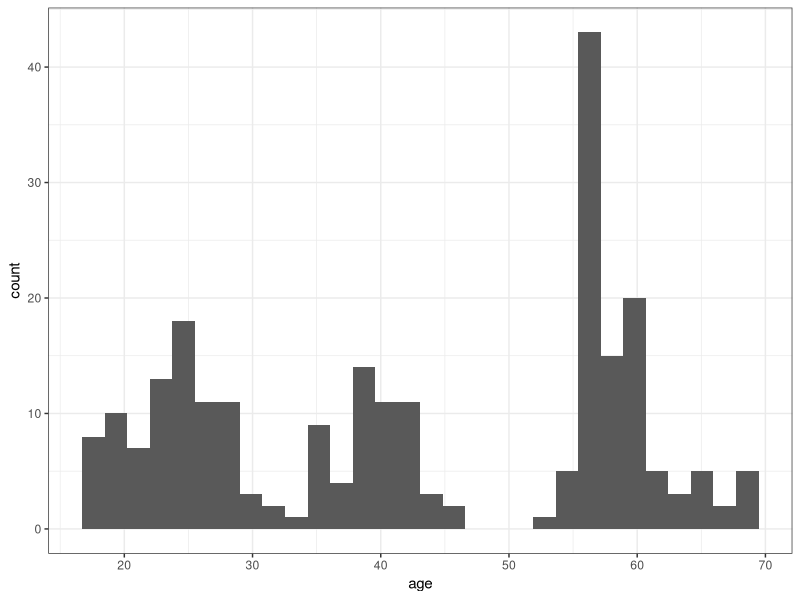

The R source for this figure: (Note: this script raises an error after producing the figure.)
# Data Wrangling

# Author: Junsong Lu
# Version: 2021-11-21

# Libraries

required_pack <- c('drc','WRS2','nlme', 'aomisc', 'rstatix', 'tidyverse')

for(p in required_pack){
  if(!require(p, character.only = TRUE)){
    install.packages(p)
  }else{
    library(p, character.only = TRUE)
  }
} 
# if 'aomisc' cannot be installed, please use the following code:
# library(devtools)
# devtools::install_github("onofriAndreaPG/aomisc")


# Sources
dat <- read_csv("raw.csv")

# Parameters

# ============================================================================

# Code

## scales

dat <- dat %>%
  mutate(across(Item19:Item21, ~ recode(.,
                                        '1' = 7,
                                        '2' = 6,
                                        '3' = 5,
                                        '4' = 4,
                                        '5' = 3,
                                        '6' = 2,
                                        '7' = 1))) %>%
  mutate(FTP = rowMeans(select(., Item12:Item21)),
         minik = rowMeans(select(., Item32:Item51)),
         SES = rowMeans(select(., Item52:Item54))) %>%
  mutate(ID = 1:242) %>%
  rowwise() %>%
  mutate(ss_count = sum(c_across(Item5:Item11) == 1))

## the transformation of subjective time

dat <- dat %>% 
  mutate(across(Item22:Item31, ~ ifelse(. <= 100, .,
                                        (. - 42648)/(87551 - 42648)*100)))

  # time perception was recorded using slider questions and thus required
  # normalization. Scale points range from 42648 to 87551.

## rename variables

names(dat) <- c("gender", "age", 
                "age_phys", "age_psyc",
                paste0("DD", 1:7),
                paste0("FTP", 1:10),
                paste0("ST", 1:10),
                paste0("minik", 1:20),
                paste0("SES", 1:3),
                "health_phys",
                "health_psyc",
                "platform",
                "FTP", "minik", "SES", "ID", "ss_count")


## calculate k values

dat_dd <- dat %>%
  select(ID, DD1:DD7)

k_item <- function(V, A, D){
  k <- (A - V)/(V*D)
  return(k)
} # calculate the k value of each item, which is redundant here.

D <- c(31, 4, 939, 183, 527, 25, 184)
A <- c(3480, 8190, 2311, 4620, 4200, 5160, 2760) # LL
V <- c(840, 2730, 1680, 3570, 3990, 3150, 1260) # SS


k_items7 <- k_item(V, A, D)

k_items7_order <- k_items7[order(k_items7)]

dat_dd_order <- dat_dd %>%
  select(ID, c(order(k_items7) + 1)) %>%
  as_tibble()

### maximum likelihood estimation

nll2 <- function(pars, data) {
  
  k <- pars[1] # the discounting rate
  mu <- pars[2] # a free parameter reflecting the degree of choice variability
  
  prob_SV1 <- vector("numeric", length = 7)
  f <- vector("numeric", length = 7)
  llvalue <- vector("numeric", length = 7)
  
  for (i in 1:7) {
    
    SV1 <- V[i]
    SV2 <- A[i]/(1 + k*D[i])
    
    prob_SV1[i] <- 1/(1 + exp(-(SV1 - SV2)*mu))
    
    if(data[i] == 1){
      f[i] <- prob_SV1[i]
    }else{
      f[i] <- 1 - prob_SV1[i]
    }
    
  }
  
  -sum(log(f))
} # the sample log-likelihood is the sum of individual log-likelihood values


dat_dd_mle <- dat_dd %>%
  pivot_longer(cols = starts_with("DD"),
               names_to = "NO",
               values_to = "choice") %>%
  select(-NO) %>%
  nest(data = choice) # create list columns. Therefore, 
  # observations for each subject are nested in one row.

est_para <- function(data){
  
  data_unlist <- unlist(data) %>% unname()
  
  mle_res <- optim(par = c(k = 0.05, mu = 0.005), 
                   fn = nll2, data = data_unlist,
                   lower = c(0, 0),
                   upper = c(0.8, 1),
                   method = "L-BFGS-B",
                   control = list(parscale = c(k = 0.01, mu = 0.005)))
  
  return(list(k = unname(mle_res$par[1]),
              mu = unname(mle_res$par[2])))
  
}

dat_dd_mle <- dat_dd_mle %>%
  mutate(para = map(data, possibly(est_para, list(k = NA,
                                                  mu = NA)))) %>%
  unnest(para) %>%
  mutate(para_name = rep(c("k", "mu"), times = 242)) %>%
  pivot_wider(names_from = para_name,
              values_from = para) # estimate delay discounting for each participant

dat <- left_join(dat, dat_dd_mle, by = "ID") %>%
  mutate(across(k:mu, unlist)) 


# subjective time estimates


ggplot(dat) +
  geom_histogram(aes(age)) +
  theme_bw() # it seems that age follows a multimodal distribution

dat <- dat %>%
  mutate(age_group = case_when( # so I classified participants into three groups
    age <= 35 ~ 0,
    age > 35 & age <= 50 ~ 1,
    age > 50 ~ 2
  )) %>%
  mutate(age_group = factor(age_group,
                            levels = c(0, 1, 2),
                            labels = c("young",
                                       "middle",
                                       "old")))

dat <- dat %>%
  mutate(across(ST1:ST10, ~ ./19.28291*3, .names = "{.col}_sub"))

OT <- c(3, 6, 9, 12, 15, 21, 24, 30, 36, 60) # objective time

dat_st <- dat %>% # data for estimating time perception parameters
  dplyr::select(ends_with("_sub"), ID) %>%
  pivot_longer(cols = starts_with("ST"),
               names_to = "NO",
               values_to = "sub_time") %>%
  mutate(obj_time = rep(OT, 242)) %>%
  dplyr::select(-NO) %>%
  nest(data = c(obj_time, sub_time))

est_time <- function(data){ # estimate time perception parameters using a 
                            # dose-response model.
  dat <- data %>% as.data.frame()
  
  model <- drm(sub_time ~ obj_time, fct = DRC.powerCurve(),
               type = "continuous",
               robust = "median",
               lowerl = c(0, 0),
               upperl = c(5, 5),
               data = dat)
  
  return(list(alpha = model$parmMat[1], # alpha: the overall level of time contraction
              beta = model$parmMat[2])) # beta: diminishing sensitivity
  
}

dat_st <- dat_st %>%
  mutate(para_list = map(data, est_time)) %>%
  unnest(para_list) %>%
  mutate(para_name = rep(c("alpha", "beta"), times = 242)) %>%
  pivot_wider(names_from = para_name,
              values_from = para_list) %>%
  dplyr::select(-data)

dat <- dat %>%
  left_join(., dat_st, by = "ID") %>%
  mutate(across(alpha:beta, unlist))

boxplot.stats(dat$beta)$out # outlier detection. Values greater than 1.32 might be extreme values.
boxplot.stats(dat$alpha)$out 
sum(dat$alpha == 5) # the number of cases that reached the upper limit for the parameter
                  
dat %>%
  filter(alpha != 5, beta <= 1.323433)

dat_mest <- dat %>% # calculate the M-estimator of subjective time for each group 
  group_by(age_group) %>%
  filter(alpha != 5, beta <= 1.323433) %>%
  summarise(across(ST1_sub:ST10_sub, list(M = mest)))

mest_long <- dat_mest %>%
  pivot_longer(cols = contains("sub_M"),
               names_to = "sub_delay",
               values_to = "value") %>%
  mutate(obj_delay = rep(OT, 3))

F1 <- ggplot(mest_long %>%
               mutate(age_group = factor(age_group,
                                         levels = c("young",
                                                    "middle",
                                                    "old"))), 
             aes(x = obj_delay, y = value, fill = age_group)) +
  geom_line() + 
  geom_point(size = 2.75, shape = 21) +
  theme_bw() +
  labs(x = "Calendar Time (Month)", 
       y = "Subjective Time (Month)", 
       fill = "Age Group") +
  ylim(0, 16) +
  scale_fill_manual(values = c("#BDD8DA", "#FF9900", "#AD235E")) +
  theme(axis.title.x = element_text(size = 10, face = "bold"),
        axis.title.y = element_text(size = 10, face = "bold"),
        legend.title = element_text(size = 9, face = "bold"),
        legend.text = element_text(size = 8.5))

obj_to_sub <- function(obj_delay, age_group){
  
  if(age_group == "young"){
    sub_delay <- 1.33*(obj_delay^0.593)
  }else if(age_group == "middle"){
    sub_delay <- 1.08*(obj_delay^0.614)
  }else{
    sub_delay <- 1.34*(obj_delay^0.578) # predict subjective time perception based on 
  }                                     # estimated parameters
  return(sub_delay)
}

dat_time_curve <- tibble(age_group = rep(c("young", "middle", "old"), each = 10),
                         obj_delay = rep(seq(1, 60, length.out = 10), times = 3),
                         sub_delay = map2_dbl(obj_delay, age_group, obj_to_sub))

F2 <- ggplot(dat_time_curve %>%
               mutate(age_group = factor(age_group,
                                         levels = c("young",
                                                    "middle",
                                                    "old"))), 
             aes(x = obj_delay, y = sub_delay, fill = age_group)) +
  geom_line() + 
  geom_point(size = 2, shape = 21) +
  theme_bw() +
  labs(x = "Calendar Time (Month)", 
       y = "Subjective Time (Month)",
       fill = "Age Group") +
  ylim(0, 16) +
  scale_fill_manual(values = c("#BDD8DA", "#FF9900", "#AD235E")) +
  theme(axis.title.x = element_text(size = 10, face = "bold"),
        axis.title.y = element_text(size = 10, face = "bold"),
        legend.title = element_text(size = 9, face = "bold"),
        legend.text = element_text(size = 8.5))

cowplot::plot_grid(F1, F2, nrow = 1) # Figure 2


# png("time_est.png", units = "in",
#     width = 8, height = 4, res = 700)
# 
# cowplot::plot_grid(F1, F2, nrow = 1)
# 
# dev.off()

write_csv(dat %>% select(-data), "data.csv")



